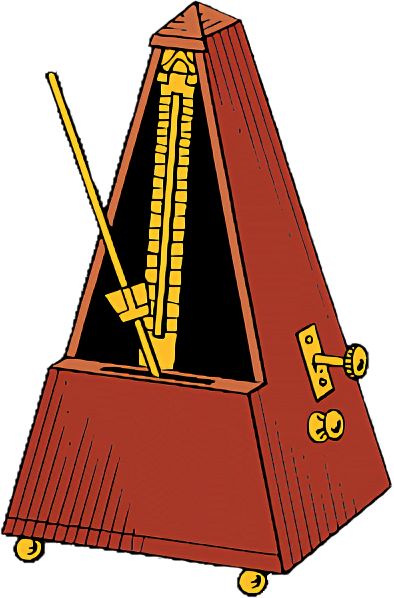
#> input picture Types/Negation.png, 394 x 598 px
$ python -i build_stoogedings.py   (imports and definitions only)
#> lines starting #> are read from the running program, lines starting #| are printed output that depends on the picture; after the words box and inside, x2 and y2 are one past the last pixel; in counts of white or black regions, pixels touching at a corner belong together
"""Build "stoogedings": a color icon font for Impossibility Simulator card text, from Types/*.png.

Set a token in this font and it turns into the icon (case-insensitive; space, _ and - are interchangeable):
  [fire]          the icon in its own colors (OpenType-SVG glyph with the PNG embedded)
  [fire:tint]     one-color version that takes the text color
  [fire:sticker]  the icon on an outline that takes the text color
  [fire:no]       the icon crossed out with a red prohibition sign
  [fire:glow]     the icon on a soft white halo; [fire:darkglow] on a soft black one
Every icon also has a fixed Private Use Area codepoint (stable across rebuilds), and U+2605 is the gold star.

Timing tags become badges: "(1CD)" set in this font draws a pill in the tag's color group (on your turn / at any
time / forced / per game and triggers). Cooldowns (nCD, a/bCD, nGCD, a/bGCD), uses (nU) and the rulebook's older
tags (nPT, EnT, FTEnT, nPGT, EnGT) all work; n can be 1-9 or X. "(Action)" gets a grey badge. Any letter case
works and draws the same badge: "(1cd)" is (1CD), "(action)" and "(ACTION)" are (Action). The text is unchanged, so
parsers and searches see the same thing as before.
Under a Color/Gradient/Pattern Overlay a colour badge or :sticker is a blob (the overlay repaints every pixel), so
Stylistic Alternates (salt) swap them for one-colour shapes in the text color: a badge becomes a pill outline with solid
letters, a :sticker a thin outline around the :tint icon. The text is unchanged.

Renderer behavior that shaped the design (tested in Photoshop 2023 and macOS CoreText):
  * Photoshop renders SVG glyphs, including embedded PNGs, but paints SVG `currentColor` (and context-fill,
    CPAL var()) black. Anything that should follow the text color is therefore a plain TrueType outline.
  * Photoshop draws overlapping glyphs in text order, so :sticker is [outline][icon][spacer] and :no is
    [icon][zero-width sign], produced by GSUB multiple substitution; no PNG is stored twice. :glow and :darkglow
    are [halo][icon][spacer] the same way: the halo is its own PNG, drawn first.
    Apple apps (CoreText) draw plain outlines above SVG glyphs, so there :sticker shows only the outline.
  * CoreText ignores <use> that points at an <image>, so each color glyph embeds its PNG directly.
  * Photoshop draws SVG glyphs whole, past the line box (glow test 2026-10-23), so the halo may reach beyond
    ascent/descent; the spacers widen the token by the halo so it stays off the neighbouring letters.
  * A layer stroke outlines every bit of a halo's alpha (a black disc on stroked card text): use :glow on
    unstroked text.

usage: python build_stoogedings.py
Rebuilds MDW/Fonts/stoogedings.ttf from Types/ and Types/Stars/ of the repo this script lives in. Run it after
adding or changing icons, then commit stoogedings.ttf and stoogedings.json together with the PNGs.
stoogedings.json (token names, aliases, codepoints, per-icon tint modes) is updated in place: new PNGs get the
next free codepoint and existing codepoints never move.
needs: pip install -r requirements.txt   (fonttools, opencv-python-headless, numpy, pillow)
"""
import base64
import io
import json
import math
import os
import re
from types import SimpleNamespace

import cv2
import numpy as np
from PIL import Image
from fontTools import subset
from fontTools.feaLib.builder import addOpenTypeFeaturesFromString
from fontTools.pens.recordingPen import RecordingPen
from fontTools.pens.svgPathPen import SVGPathPen
from fontTools.pens.transformPen import TransformPen
from fontTools.pens.ttGlyphPen import TTGlyphPen
from fontTools.ttLib import TTFont
from fontTools.ttLib.tables.S_V_G_ import table_S_V_G_
from fontTools.ttLib.tables.otBase import USE_HARFBUZZ_REPACKER

TOP, HEIGHT = 820, 1000       # icon box: 0.82em above the baseline to 0.18em below (cards: icon ~1.5-1.9x cap height)
SIDE = 40                     # side bearing of a color icon, font units
MAX_W = 1400                  # very wide icons are scaled down to this width
RASTER = 256                  # long side of the embedded PNG, px (card icons render at ~80-150 px)
TRACE = 1024                  # long side used for tracing outlines, px
OUTLINE = 70                  # :sticker outline thickness, font units (~7 px at a 100 px font size)
STICKER_LINE = 40             # salt :sticker: outline thickness; the rest of OUTLINE is the gap to the icon
NO_RED = "#e01b22"
FIRST_PUA = 0xE000
# :glow halo: Nebulous_Precipice's darkmatter drop shadow (120 px, spread 20%, 80%), its size cut to 0.3 em (owner)
GLOW_SIZE = 300               # halo reach, font units
GLOW_SPREAD = 0.20            # Photoshop's Spread: the matte grows by this share of the size
GLOW_OPACITY = 0.80
GLOW_SIGMA = 0.42             # blur sigma per unit of blurred reach (fits that shadow)
GLOW_WORK = 2                 # font units per px while making it
GLOW_UPP = 12                 # font units per halo PNG px
GLOWS = {"glow": (255, 255, 255), "darkglow": (0, 0, 0)}

DEFAULT_ALIASES = {
    "darkmatter": ["dark matter"],
    "lightshadow": ["light shadow"],
    "buffstack": ["buff stack"],
    "debuffstack": ["debuff stack"],
    "debuffupgrade": ["debuff upgrade"],
    "nme": ["n.m.e"],
    "warpstar": ["warp star"],
    "yinyangultra": ["yin yang ultra", "yin yang"],
    "sapphire_starold": ["sapphire star"],
    "the_poorly_drawn_barnstar": ["poorly drawn barnstar", "barnstar"],
    "thunderfury_blessed_blade_of_the_starseeker": ["thunderfury"],
    "isaac_no_circle": ["isaac no circle"],
    "6star": ["6 star"], "7star": ["7 star"], "8star": ["8 star"],
}

DEFAULT_TINT = {   # chosen by eye from a silhouette / auto / cut-dark / cut-light comparison of every icon
    **{k: "silhouette" for k in ("girl", "buff", "debuff", "dark", "darkmatter", "fire", "light", "rock", "support", "water",
                                 "6star", "7star", "8star", "bgold", "bronze", "silver", "star", "null_star", "ruby_star",
                                 "ruby_star_pmttydns_icon", "sapphire_star_pmttydns_icon", "sapphire_starold", "dst_star",
                                 "elden_stars", "isaac_no_circle", "yinyangultra")},
    **{k: {"mode": "detail", "cut": "dark"} for k in ("undead", "unknown", "nebula_star", "bfables")},
}


# ---- config ---------------------------------------------------------------------------
# [27 lines left out: functions discover, load_config, not called in this run]


def spellings(name):
    words = [w for w in re.split(r"[ _\-]+", name.lower()) if w]
    return {sep.join(words) for sep in (" ", "_", "-", "")}


# ---- image -> masks -> outlines -----------------------------------------------------------
def remove_small(mask, min_area):
    n, lab, stats, _ = cv2.connectedComponentsWithStats(mask.astype(np.uint8), 8)
    keep = np.zeros(n, bool)
    keep[1:] = stats[1:, cv2.CC_STAT_AREA] >= min_area
    return keep[lab]


def ellipse(r):
    r = max(1, int(round(r)))
    return cv2.getStructuringElement(cv2.MORPH_ELLIPSE, (2 * r + 1, 2 * r + 1))


def silhouette(alpha):
    sil = alpha > 110
    sil = cv2.morphologyEx(sil.astype(np.uint8), cv2.MORPH_CLOSE, ellipse(1)).astype(bool)
    return remove_small(sil, max(12, sil.sum() * 0.0008))


def fill_holes(mask):
    m = np.pad(mask.astype(np.uint8), 1)
    flood = m.copy()
    cv2.floodFill(flood, None, (0, 0), 1)
    return (m | (1 - flood)).astype(bool)[1:-1, 1:-1]


def tint_mask(sil, rgb, opts):
    """One-color version: the silhouette with the icon's minority-tone details cut out (panda patches,
    skull eye sockets, bomb highlight), falling back to the plain silhouette when that gets noisy."""
    mode = opts if isinstance(opts, str) else opts.get("mode", "auto")
    if mode == "silhouette" or sil.sum() < 400:
        return sil
    lum = (0.299 * rgb[..., 0] + 0.587 * rgb[..., 1] + 0.114 * rgb[..., 2]).astype(np.uint8)
    thr = opts.get("threshold") if isinstance(opts, dict) else None
    if thr is None:
        thr, _ = cv2.threshold(lum[sil].reshape(-1, 1), 0, 255, cv2.THRESH_BINARY + cv2.THRESH_OTSU)
    dark = sil & (lum <= thr)
    frac_dark = dark.sum() / sil.sum()
    cut = opts.get("cut") if isinstance(opts, dict) else None
    if cut is None:
        cut = "dark" if frac_dark < 0.5 else "light"
    holes = dark if cut == "dark" else (sil & ~dark)
    frac = holes.sum() / sil.sum()
    if mode == "auto" and not 0.03 <= frac <= 0.45:
        return sil
    size = max(sil.shape)
    holes = cv2.morphologyEx(holes.astype(np.uint8), cv2.MORPH_OPEN, ellipse(size * 0.004)).astype(bool)
    holes = remove_small(holes, sil.sum() * 0.002)
    result = sil & ~holes
    result = cv2.morphologyEx(result.astype(np.uint8), cv2.MORPH_OPEN, ellipse(size * 0.003)).astype(bool)
    result = remove_small(result, sil.sum() * 0.002)
    if mode == "auto":
        n_parts = cv2.connectedComponentsWithStats(result.astype(np.uint8), 8)[0] - 1
        n_holes = cv2.connectedComponentsWithStats((~result & fill_holes(result)).astype(np.uint8), 8)[0] - 1
        if result.sum() < 0.5 * sil.sum() or n_parts > 12 or n_holes > 30:
            return sil
    return result


def sticker_mask(alpha, pad):
    """Outline shape: everything visible (incl. soft glows), small gaps bridged, holes filled, grown by `pad` px."""
    m = np.pad(alpha > 60, pad)
    m = cv2.morphologyEx(m.astype(np.uint8), cv2.MORPH_CLOSE, ellipse(pad * 0.6)).astype(bool)
    m = fill_holes(remove_small(m, max(12, m.sum() * 0.001)))
    return cv2.dilate(m.astype(np.uint8), ellipse(pad)).astype(bool)


def halo(alpha, w_u, h_u):
    """Halo alpha (0..1) of a w_u x h_u unit icon, GLOW_SIZE beyond it, GLOW_WORK units per px."""
    size = (max(1, round(w_u / GLOW_WORK)), max(1, round(h_u / GLOW_WORK)))
    shrink = size[0] < alpha.shape[1]
    a = cv2.resize(alpha.astype(np.float32) / 255, size, interpolation=cv2.INTER_AREA if shrink else cv2.INTER_LINEAR)
    a = np.pad(a, round(GLOW_SIZE / GLOW_WORK))
    a = cv2.dilate(a, ellipse(GLOW_SPREAD * GLOW_SIZE / GLOW_WORK))
    sigma = GLOW_SIGMA * (1 - GLOW_SPREAD) * GLOW_SIZE / GLOW_WORK
    a = cv2.GaussianBlur(a, (0, 0), sigma, borderType=cv2.BORDER_CONSTANT)
    return a * GLOW_OPACITY


def icon_art(im, tint="auto"):
    """One icon's pictures, as its glyphs draw them; the website's variant images come from here too
    (site/build/build_site.py variant_art). im: the PNG as RGBA; tint: its manifest tint mode.
    Returns im cropped to its visible box, its size in font units (w_u, h_u), the TRACE-size pixels `arr` (upp units per
    px), the silhouette, the :tint mask, the :sticker mask (pad px past the icon on each side), the :glow halo (GLOW_WORK
    units per px) and glow_png, the halo PNG's alpha (GLOW_UPP units per px; the halo is glow_w x glow_h units)."""
    a = np.array(im.getchannel("A"))
    ys, xs = np.nonzero(a > 8)
    im = im.crop((xs.min(), ys.min(), xs.max() + 1, ys.max() + 1))
    aspect = im.width / im.height
    h_u = HEIGHT if HEIGHT * aspect <= MAX_W else MAX_W / aspect
    w_u = h_u * aspect
    big = im.copy()
    big.thumbnail((TRACE, TRACE), Image.LANCZOS)
    arr = np.array(big)
    upp = w_u / big.width
    sil = silhouette(arr[..., 3])
    pad = int(round(OUTLINE / upp))
    glow = halo(arr[..., 3], w_u, h_u)
    g_w, g_h = glow.shape[1] * GLOW_WORK, glow.shape[0] * GLOW_WORK
    size = (max(1, round(g_w / GLOW_UPP)), max(1, round(g_h / GLOW_UPP)))
    glow_png = np.clip(np.round(cv2.resize(glow, size, interpolation=cv2.INTER_AREA) * 255), 0, 255).astype(np.uint8)
    return SimpleNamespace(im=im, w_u=w_u, h_u=h_u, arr=arr, upp=upp, sil=sil, tint=tint_mask(sil, arr[..., :3], tint),
                           pad=pad, sticker=sticker_mask(arr[..., 3], pad), glow=glow, glow_w=g_w, glow_h=g_h,
                           glow_png=glow_png)


# [28 lines left out: function trace, not called in this run]


def circle(cx, cy, r, clockwise, n=64):
    pts = [(round(cx + r * math.cos(2 * math.pi * i / n)), round(cy + r * math.sin(2 * math.pi * i / n))) for i in range(n)]
    return pts[::-1] if clockwise else pts  # math order is counter-clockwise in y-up


# [15 lines left out: function prohibition, not called in this run]


# ---- timing-tag badges ---------------------------------------------------------------------
BADGE_GROUPS = {   # rulebook "02 Abbreviations": color (top, bottom, border) per time frame
    "turn":    ("#4f86f7", "#2563eb", "#1e3a8a"),   # on your turn: XCD, X/XCD, OYT; old XPT, EXT, FTEXT
    "any":     ("#9f67ff", "#7c3aed", "#4c1d95"),   # at any time: XGCD, X/XGCD, AAT; old XPGT, EXGT
    "forced":  ("#ef5050", "#dc2626", "#7f1d1d"),   # forced: BOT, ENDT, BOGT, ENDGT
    "trigger": ("#e08a1e", "#b45309", "#78350f"),   # per game and triggers: XPG, XU, OFS, OS, OD, WOF
    "neutral": ("#64748b", "#475569", "#1e293b"),   # not a timing tag: Action
}
BADGE_LABEL = {"-": "\u2212"}     # drawn as a minus sign
BADGE_BOTTOM, BADGE_TOP = -130, 820    # pill about as tall as the icons (0.95 em), centred on the capitals
BADGE_CAPS = 540                       # label capital height: close to the body text's own capitals
BADGE_PAD = 200                        # space between label and pill ends
BADGE_TRACKING = 26                    # extra space between label letters
BADGE_BORDER = 30
BADGE_SIDE = 40
BADGE_LINE = 50                        # salt badge: pill outline thickness (same advance as the badge)


# [15 lines left out: function badge_tags, not called in this run]


def num(v):
    return f"{v:.1f}".rstrip("0").rstrip(".")   # 0.1 unit is plenty; keeps the SVG small


def badge_glyph(tag):
    return "badge_" + tag.replace("/", "_").replace("-", "m")   # glyph names can't hold "/"


# [46 lines left out: functions capsule, build_badges, not called in this run]


# ---- font assembly ------------------------------------------------------------------------
HERE = os.path.dirname(os.path.abspath(__file__))
REPO = os.path.abspath(os.path.join(HERE, "..", "..", ".."))       # <repo>/MDW/Fonts/stoogedings-src/
FAMILY = "stoogedings"


# [282 lines left out: function build, not called in this run]


# [2 lines not run here, left out]

>>> from PIL import Image
>>> picture = Image.open('../../../Types/Negation.png')
#> picture is the input picture: PIL image 394x598 RGBA; mean R, G, B, A 76.4, 34.2, 18.1, 145.6
>>> result = icon_art(picture)
#> in silhouette, `sil = alpha > 110`:
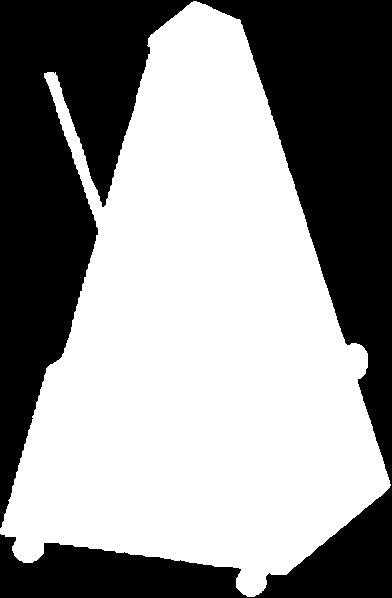
#> sil: shape (598, 392) bool; 57.5% white; 1 black region, box (x1, y1, x2, y2) and area: (0, 0, 392, 598) 99609
#> in silhouette, `sil = cv2.morphologyEx(sil.astype(np.uint8), cv2.MORPH_CLOSE, ellipse(..`: sil: shape (598, 392) bool; 57.5% white; 3 black regions, box (x1, y1, x2, y2) and area: (196, 0, 392, 598) 45928, (0, 0, 194, 528) 43391, (0, 534, 248, 598) 10270
#> in remove_small, `n, lab, stats, _ = cv2.connectedComponentsWithStats(mask.astype(np.uin..`: n = 2; stats = [[0, 0, 392, 598, 99589], [0, 0, 391, 598, 134827]]
#> in tint_mask, `lum = (0.299 * rgb[..., 0] + 0.587 * rgb[..., 1] + 0.114 * rgb[..., 2]..`:
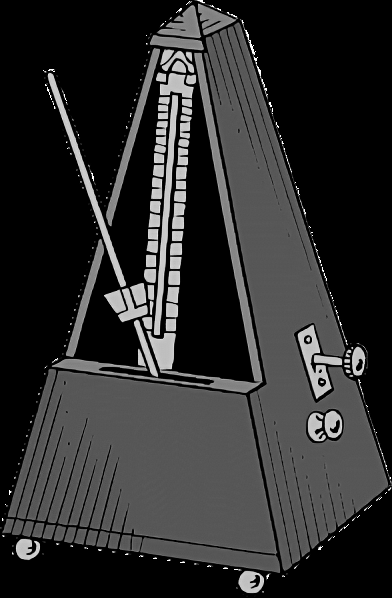
#> lum: shape (598, 392); min 0, max 255, mean 44.9
#> in tint_mask, `thr, _ = cv2.threshold(lum[sil].reshape(-1, 1), 0, 255, cv2.THRESH_BIN..`: thr = 55
#> in tint_mask, `dark = sil & (lum <= thr)`:
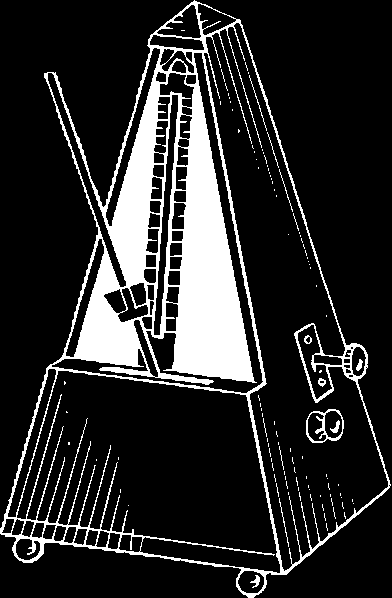
#> dark: shape (598, 392) bool; 16.5% white; 106 white regions (94 under 20 px), largest, box (x1, y1, x2, y2) and area: (0, 0, 391, 598) 37433, (306, 409, 344, 443) 351, (249, 75, 267, 131) 60
#> in tint_mask, `frac_dark = dark.sum() / sil.sum()`: frac_dark = 0.287
#> in tint_mask, `cut = "dark" if frac_dark < 0.5 else "light"`: cut = 'dark'
#> in tint_mask, `frac = holes.sum() / sil.sum()`: frac = 0.287
#> in tint_mask, `holes = cv2.morphologyEx(holes.astype(np.uint8), cv2.MORPH_OPEN, ellip..`: holes: shape (598, 392) bool; 9.8% white; 30 white regions (8 under 20 px), largest, box (x1, y1, x2, y2) and area: (172, 83, 254, 382) 12628, (107, 80, 160, 288) 5172, (74, 253, 141, 367) 3847
#> call 2 of remove_small, with min_area = 269.7
#> in remove_small (call 2), `n, lab, stats, _ = cv2.connectedComponentsWithStats(mask.astype(np.uin..`:
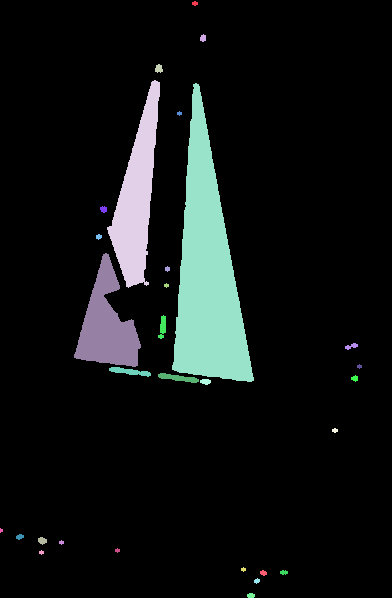
#> lab: shape (598, 392) int32; 31 distinct labels, from 0 to 30; one colour per label, 0 black
#> in remove_small (call 2), `n, lab, stats, _ = cv2.connectedComponentsWithStats(mask.astype(np.uin..`: n = 31; stats = 31 rows, first 6: [0, 0, 392, 598, 211550], [192, 1, 6, 5, 22], [200, 34, 6, 8, 37], [155, 64, 8, 9, 53], [107, 80, 53, 208, 5172], [172, 83, 82, 299, 12628]
#> in tint_mask, `result = sil & ~holes`: result: shape (598, 392) bool; 48.3% white; 1 white region, box (x1, y1, x2, y2) and area: (0, 0, 391, 598) 113180
#> in tint_mask, `result = cv2.morphologyEx(result.astype(np.uint8), cv2.MORPH_OPEN, ell..`: result: shape (598, 392) bool; 48.3% white; 1 white region, box (x1, y1, x2, y2) and area: (0, 1, 390, 598) 113139
#> in tint_mask, `n_parts = cv2.connectedComponentsWithStats(result.astype(np.uint8), 8)..`: n_parts = 1
#> in fill_holes, `m = np.pad(mask.astype(np.uint8), 1)`: m: shape (600, 394); values 0 (black) and 1 (white), 47.9% white; 1 white region, box (x1, y1, x2, y2) and area: (1, 2, 391, 599) 113139
#> in fill_holes, `cv2.floodFill(flood, None, (0, 0), 1)`:
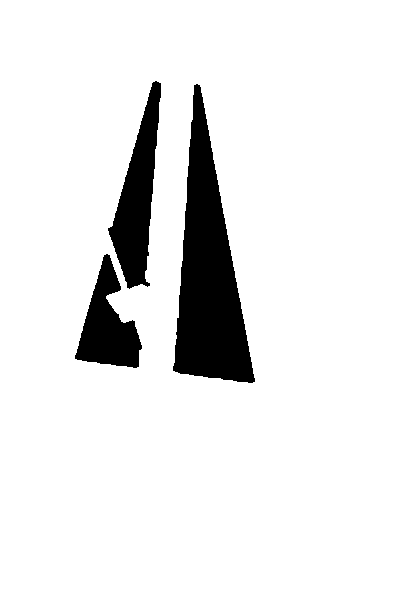
#> flood: shape (600, 394); values 0 (black) and 1 (white), 90.8% white; 3 black regions, box (x1, y1, x2, y2) and area: (173, 84, 255, 383) 12632, (108, 81, 161, 289) 5179, (75, 254, 142, 368) 3851
#> in fill_holes, `return (m | (1 - flood)).astype(bool)[1:-1, 1:-1]`: returned value: shape (598, 392) bool; 57.5% white; 2 black regions, box (x1, y1, x2, y2) and area: (0, 0, 392, 598) 89335, (0, 534, 248, 598) 10280
#> in tint_mask, `n_holes = cv2.connectedComponentsWithStats((~result & fill_holes(resul..`: n_holes = 3
#> in sticker_mask, `m = np.pad(alpha > 60, pad)`: m: shape (682, 476) bool; 41.6% white; 1 white region, box (x1, y1, x2, y2) and area: (42, 43, 433, 639) 135193
#> in sticker_mask, `m = cv2.morphologyEx(m.astype(np.uint8), cv2.MORPH_CLOSE, ellipse(pad ..`:
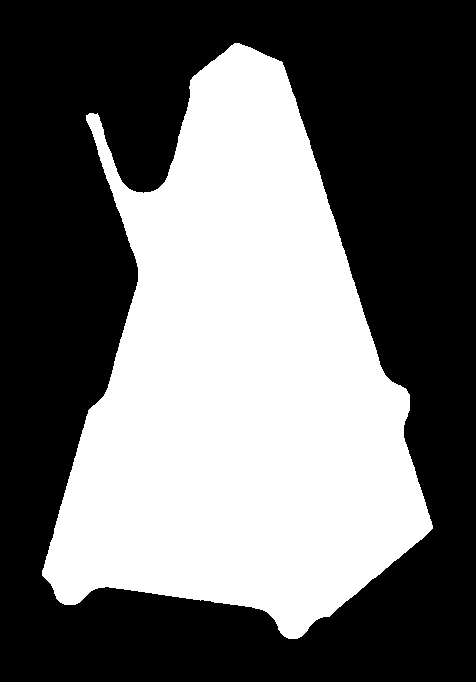
#> m: shape (682, 476) bool; 42.2% white; 1 white region, box (x1, y1, x2, y2) and area: (42, 43, 433, 639) 137137
#> in fill_holes (call 2), `m = np.pad(mask.astype(np.uint8), 1)`: m: shape (684, 478); values 0 (black) and 1 (white), 41.9% white; 1 white region, box (x1, y1, x2, y2) and area: (43, 44, 434, 640) 137137
#> in fill_holes (call 2), `cv2.floodFill(flood, None, (0, 0), 1)`: flood: shape (684, 478); every value is 1
#> in sticker_mask, `return cv2.dilate(m.astype(np.uint8), ellipse(pad)).astype(bool)`:
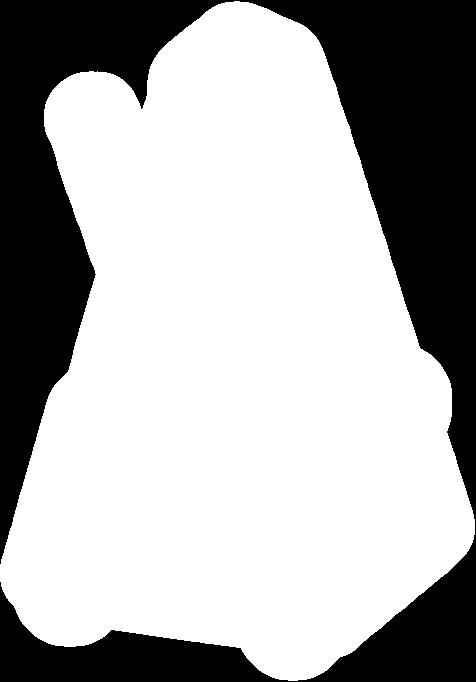
#> returned value: shape (682, 476) bool; 67.3% white; 1 black region, box (x1, y1, x2, y2) and area: (0, 0, 476, 682) 106166
